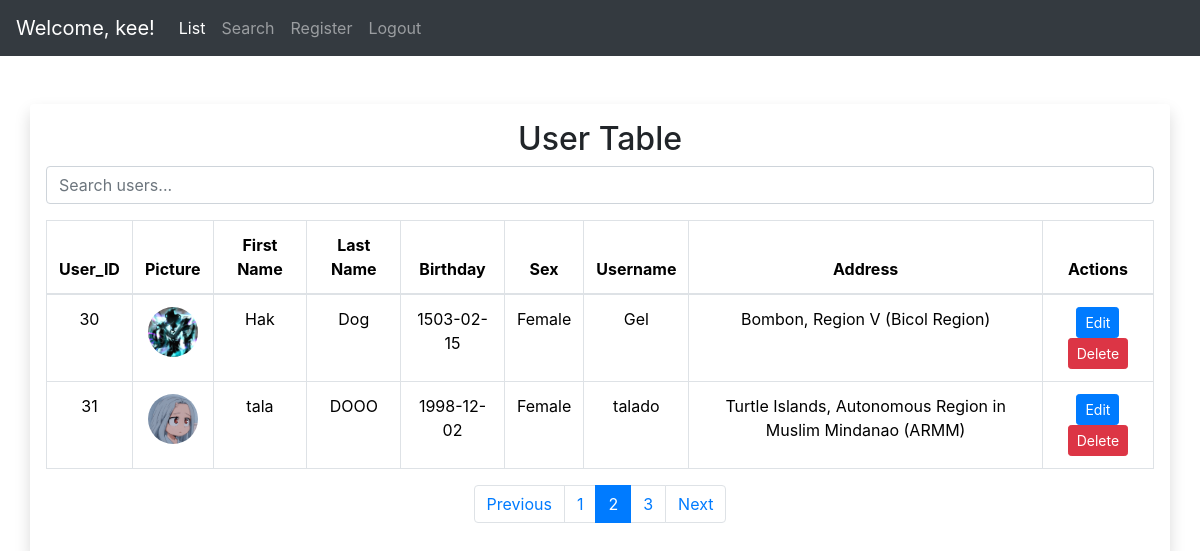
The page /livesearch.php?page=2 (signed in) on the database its author committed.
### tables this page shows
CREATE TABLE `users` (
  `user_id` int(11) NOT NULL,
  `user` varchar(225) NOT NULL,
  `password` varchar(225) NOT NULL,
  `firstname` varchar(225) NOT NULL,
  `lastname` varchar(225) NOT NULL,
  `birthday` date NOT NULL DEFAULT current_timestamp(),
  `gender` varchar(225) NOT NULL,
  `user_profile_picture` varchar(255) NOT NULL,
  `email` varchar(255) NOT NULL,
  `account_type` int(1) NOT NULL DEFAULT 1
);

### livesearch.php (the view, shortened to what this page needs)
<?php
$con = new database();
$html = '';
try {
    $connection = $con->opencon();
    $recordsPerPage = 2;
    $currentPage = isset($_GET['page']) ? (int)$_GET['page'] : 1;
    $offset = ($currentPage - 1) * $recordsPerPage;
    $totalQuery = $connection->prepare("SELECT COUNT(*) AS total FROM users");
    $totalQuery->execute();
    $totalRecords = $totalQuery->fetch(PDO::FETCH_ASSOC)['total'];
    $totalPages = ceil($totalRecords / $recordsPerPage);
    $query = $connection->prepare("SELECT users.user_id, users.firstname, users.lastname, users.birthday, users.gender, users.user, users.user_profile_picture, CONCAT(address.city, ', ', address.province) AS address FROM users INNER JOIN address ON users.user_id = address.user_id LIMIT :offset, :recordsPerPage");
    $query->bindParam(':offset', $offset, PDO::PARAM_INT);
    $query->bindParam(':recordsPerPage', $recordsPerPage, PDO::PARAM_INT);
    $query->execute();
    $users = $query->fetchAll(PDO::FETCH_ASSOC);
    foreach ($users as $user) {
        $html .= '<tr>';
        $html .= '<td>' . $user['user_id'] . '</td>';
        $html .= '<td><img src="' . htmlspecialchars($user['user_profile_picture']) . '" alt="Profile Picture" style="width: 50px; height: 50px; border-radius: 50%;"></td>';
        $html .= '<td>' . $user['firstname'] . '</td>';
        $html .= '<td>' . $user['lastname'] . '</td>';
        $html .= '<td>' . $user['birthday'] . '</td>';
        $html .= '<td>' . $user['gender'] . '</td>';
        $html .= '<td>' . $user['user'] . '</td>';
        $html .= '<td>' . $user['address'] . '</td>';
        $html .= '<td>';
        $html .= '<form action="update.php" method="post" style="display: inline;">';
        $html .= '<input type="hidden" name="id" value="' . $user['user_id'] . '">';
        $html .= '<button type="submit" class="btn btn-primary btn-sm">Edit</button>';
        $html .= '</form>';
        $html .= '<form method="POST" style="display: inline;">';
        $html .= '<input type="hidden" name="id" value="' . $user['user_id'] . '">';
        $html .= '<input type="submit" name="delete" class="btn btn-danger btn-sm" value="Delete" onclick="return confirm(\'Are you sure you want to delete this user?\')">';
        $html .= '</form>';
        $html .= '</td>';
        $html .= '</tr>';
    }
    $paginationHtml = '';
    if ($totalPages > 1) {
        $paginationHtml .= '<nav><ul class="pagination justify-content-center">';
        if ($currentPage > 1) {
            $paginationHtml .= '<li class="page-item"><a class="page-link" href="?page=' . ($currentPage - 1) . '">Previous</a></li>';
        }
        for ($i = 1; $i <= $totalPages; $i++) {
            $active = $i == $currentPage ? ' active' : '';
            $paginationHtml .= '<li class="page-item' . $active . '"><a class="page-link" href="?page=' . $i . '">' . $i . '</a></li>';
        }
        if ($currentPage < $totalPages) {
            $paginationHtml .= '<li class="page-item"><a class="page-link" href="?page=' . ($currentPage + 1) . '">Next</a></li>';
        }
        $paginationHtml .= '</ul></nav>';
    }
} catch (PDOException $e) {
    echo json_encode(['error' => $e->getMessage()]);
}
?>
<!DOCTYPE html>
<html lang="en">
<head>
  <link rel="stylesheet" href="./bootstrap-5.3.3-dist/css/bootstrap.css">
  <link href="https://stackpath.bootstrapcdn.com/bootstrap/4.5.2/css/bootstrap.min.css" rel="stylesheet">
  <link rel="stylesheet" href="https://cdnjs.cloudflare.com/ajax/libs/font-awesome/5.15.4/css/all.min.css">
  <link rel="stylesheet" href="includes/style.css?v=<?php echo time(); ?>">
</head>
<body>
<?php include('includes/navbar.php'); ?>
<div class="container user-info rounded shadow p-3 my-5">
    <h2 class="text-center mb-2">User Table</h2>
    <div class="mb-3">
        <input type="text" id="search" class="form-control" placeholder="Search users...">
    </div>
    <div class="table-responsive text-center">
        <table class="table table-bordered">
            <thead>
                <tr>
                    <th>User_ID</th>
                    <th>Picture</th>
                    <th>First Name</th>
                    <th>Last Name</th>
                    <th>Birthday</th>
                    <th>Sex</th>
                    <th>Username</th>
                    <th>Address</th>
                    <th>Actions</th>
                </tr>
            </thead>
            <tbody id="userTableBody">
                <?php echo $html; ?>
            </tbody>
        </table>
    </div>
    <?php echo $paginationHtml; ?>
</div>
</body>
</html>

### rows shown on the page
users: user_id "30", user_profile_picture (picture), firstname "Hak", lastname "Dog", birthday "1503-02-15", gender "Female", user "Gel", address "Bombon, Region V (Bicol Region)"
users: user_id "31", user_profile_picture (picture), firstname "tala", lastname "DOOO", birthday "1998-12-02", gender "Female", user "talado", address "Turtle Islands, Autonomous Region in Muslim Mindanao (ARMM)"

### other values the page prints
$_SESSION['user'] "kee"
